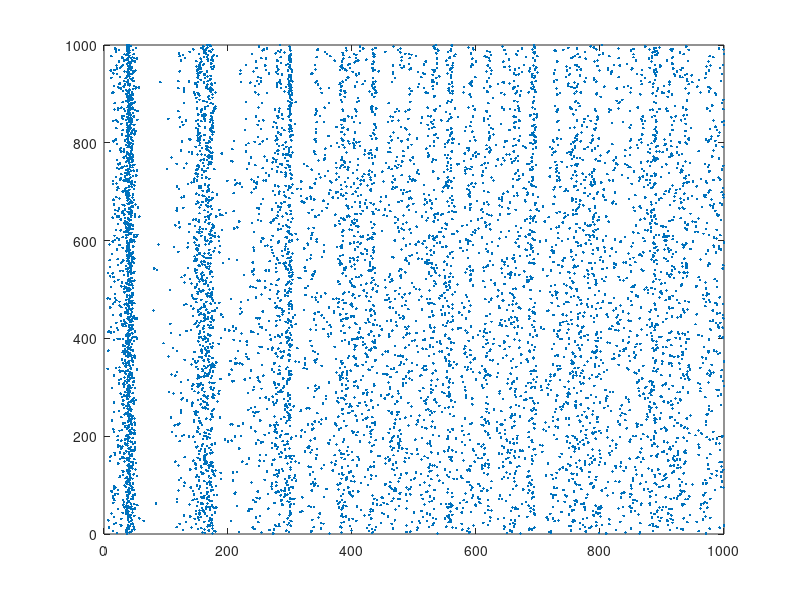
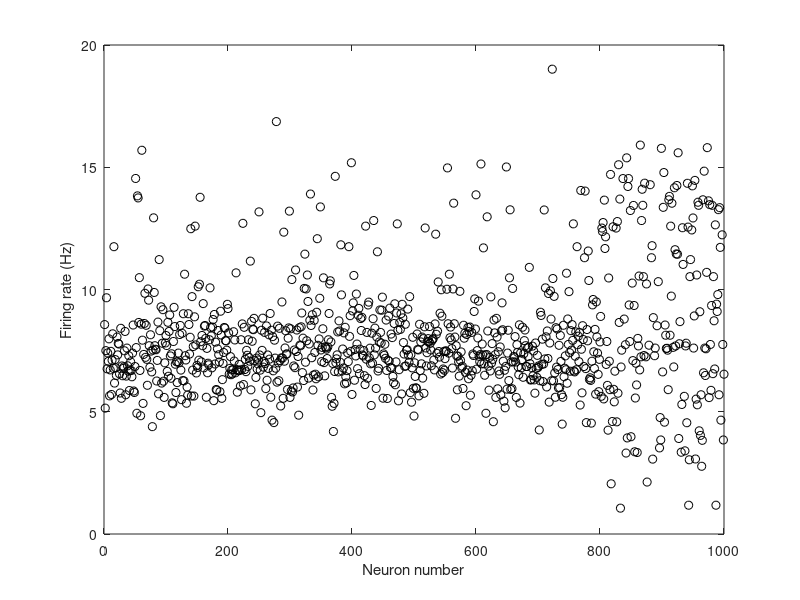

The MATLAB script that drew these images, in order:
% Created by Eugene M. Izhikevich, February 25, 2003
% Excitatory neurons    Inhibitory neurons
clear all; close all

Ne=800;                 Ni=200;
re=rand(Ne,1);          ri=rand(Ni,1);      % Adding noise to currents
a=[0.02*ones(Ne,1);     0.02+0.08*ri];      % Time scale of recovery varibale 0.02(RS) 0.1(FS) 
b=[0.2*ones(Ne,1);      0.25-0.05*ri];      % Sensitivity of the recovery variable
c=[-65+15*re.^2;        -65*ones(Ni,1)];    % Voltage reset value
d=[8-6*re.^2;           2*ones(Ni,1)];      % Reset of recovery   
S=[0.5*rand(Ne+Ni,Ne),  -rand(Ne+Ni,Ni)];   % Connections between neurons

v=-65*ones(Ne+Ni,1);                        % Initial values of v
u=b.*v;                                     % Initial values of u
firings=[];                                 % Spike timings

for t=1:1000                                % Simulation of 1000 ms
  I=[5*randn(Ne,1);2*randn(Ni,1)];          % Thalamic input (normally distrubuted)
  fired=find(v>=30);                        % indices of spikes
  firings=[firings; t+0*fired,fired];       % Time (t) in first column and neuron number that fired in second
  v(fired)=c(fired);                        % Neurons that fired get voltage reset
  u(fired)=u(fired)+d(fired);               % Neurons that fired get recovery variable reset
  I=I+sum(S(:,fired),2);                    % Sum up inputs (I + fired neurons)
  v=v+0.5*(0.04*v.^2+5*v+140-u+I);  % Update voltage, step 0.5 ms
  v=v+0.5*(0.04*v.^2+5*v+140-u+I);  % for numerical stability
  u=u+a.*(b.*v-u);                          % Update recovery variable 
end;
plot(firings(:,1),firings(:,2),'.');


%% What was the firing rate of neuron 1?
idx=find(firings(:,2)==1);
spkTm=firings(idx,1)/1000;
isi=mean(diff(spkTm));

% What's the mean firing rate of all neurons?
figure();
for i=1:1000;
    idx=find(firings(:,2)==i);
    spkTm=firings(idx,1)/1000;
    FR(i)=1/mean(diff(spkTm));
end;
plot(FR,'ko')
xlabel('Neuron number');
ylabel('Firing rate (Hz)');

% What's the average firing rate at 5 msec?

 
%% How could you reduce the overall firing rate of neurons?
